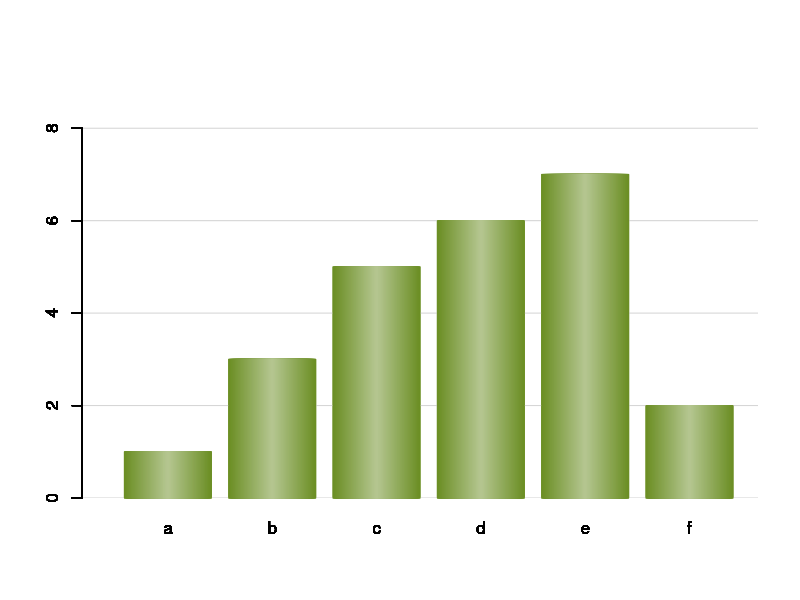

Recreate this plot in R.
x <- c(1,3,5,6,7,2)
names <- c("a","b","c","d","e","f")
colfunc <- colorRampPalette(c( 'olivedrab',"white")) #"#336600",
color_gradient = 50
space = 0.2
width = 1

for (i in 1:color_gradient){
    colori = colfunc(color_gradient*2)[i]
    w = width*(1-(i-1)*(1.0/color_gradient))
    
    barplot(x, col = colori, names.arg=names,
        xlim = c(0, length(x)*(width+space)), ylim = c(0, 9),border= colori,
        width = w, space =  c((space+(1-w)/2)/w, rep((space+1-w)/w,length(x)-1)),
        axisnames = TRUE)
    par(new = TRUE)
    
    if (i == 1) {
        grid(nx=NA, ny=NULL,col = "lightgray", lty = "solid")
        par(new = TRUE)
        barplot(x, col = colori, names.arg=names,
            xlim = c(0, length(x)*(width+space)), ylim = c(0, 9),border= colori,
            width = w, space =  c((space+(1-w)/2)/w, rep((space+1-w)/w,length(x)-1)),
            axisnames = TRUE)
        par(new = TRUE)
    }
    
}
